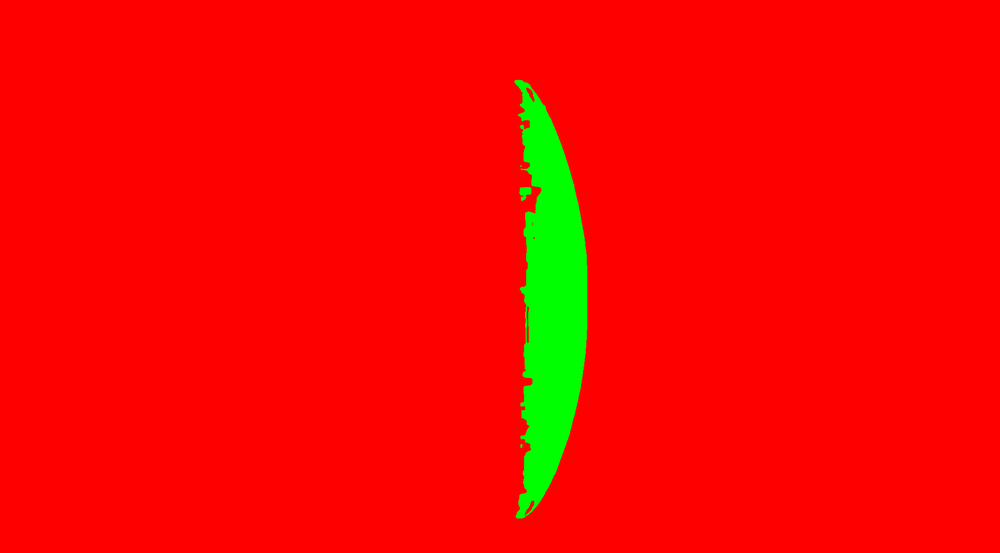
#> input picture shock_detection/tests/pika_large_out.png, 1000 x 553 px, shrunk from 1912 x 1058 before the run
$ python extremities.py
#> lines starting #> are read from the running program, lines starting #| are printed output that depends on the picture; after the words box and inside, x2 and y2 are one past the last pixel; in counts of white or black regions, pixels touching at a corner belong together
import cv2
import numpy as np
import matplotlib.pyplot as plt
from scipy.interpolate import splev, splprep, interp1d


def makeDyPositive(x,y):
    newx,newy =[x[0]],[y[0]]
    yval = y[0]
    for i in range(0,len(y)):
        # look for duplicate y vals
        if y[i] > yval:
            newy.append(y[i])
            newx.append(x[i])
            yval = y[i]
    return np.array(newx),np.array(newy)

def getEdge(mask,flowDirection):
    ### Get shield contour
    contours, hierarchy= cv2.findContours(mask.astype(np.uint8), cv2.RETR_EXTERNAL, cv2.CHAIN_APPROX_SIMPLE)
    cShield = max(contours, key=cv2.contourArea)

    ### Calculate contour centroid
    M = cv2.moments(cShield)
    cX = int(M["m10"] / M["m00"])
    cY = int(M["m01"] / M["m00"])
    centroid = (cX,cY)

    ### Bounding box
    (xb,yb,wb,dy) = cv2.boundingRect(cShield)
    c = np.vstack(cShield).squeeze()

    ### Contour params
    xi = c[:,0]
    yi = c[:,1]
    R_px = dy/2.
    yc  = (yi.max()+yi.min())/2.

    ### Get leading edge from contour
    if flowDirection == 'left':
        imin = yi.argmax()
        okay = range(imin,len(yi))
        okay = okay[::-1]
    else:
        imax = yi.argmax()
        okay = np.append([-1],range(0,imax+2))
    x,y = xi[okay],yi[okay]-yc
    x,y = makeDyPositive(x,y)

    return x,y,centroid,yc,R_px

def extremity(img_mask, flowDirection, rnorms=[-.75,-.5,0,.5,0.75]):

    ###### SHIELD ######
    mask_shield = img_mask==1
    mask_bg = img_mask==0
    hasShield = np.sum(mask_shield) > .002*np.sum(mask_bg)

    if hasShield:
        # Get leading edge
        x,y,ShieldCen,ShieldY,ShieldR = getEdge(mask_shield,flowDirection)

        # interpolate desired radial positions
        fShield = interp1d(y, x, kind='linear')
        try:
            xShield = fShield(np.array(rnorms)*ShieldR)
        except:
            xShield = np.empty(5)
        yShield = np.array(rnorms)*ShieldR
    else:
        x,y,ShieldCen,ShieldY,ShieldR = [None],[None],(None,None),None,None
        xShield,yShield = np.empty(5),np.empty(5)

    ###### SHOCK ######
    mask_shock = img_mask==2
    hasShock = np.sum(mask_shock)> .002*np.sum(mask_bg)

    if hasShock and hasShield:
        # Remove any trailing segments
        if flowDirection == 'right':
            xcutoff= ShieldCen[0] + int(ShieldR/4)
            mask_shock[:,xcutoff:] = 0
        else:
            xcutoff= ShieldCen[0] - int(ShieldR/4)
            mask_shock[:,:xcutoff] = 0

        # Get leading edge
        xs,ys,ShockCen,ShockY,ShockR = getEdge(mask_shock,flowDirection)

        # interpolate desired radial positions
        fShock = interp1d(ys, xs, kind='linear')
        xShock,yShock =[],[]
        for i in range(0,len(rnorms)):
            # check if shock-standoff can be measured
            if abs(rnorms[i])*ShockR < ShieldR:
                try:
                    xShock.append( fShock(rnorms[i]*ShieldR) )
                    yShock.append(rnorms[i]*ShieldR)
                except:
                    xShock.append(None)
                    yShock.append(None)
            else:
                xShock.append(None)
                yShock.append(None)
    else:
        xs,ys,ShockCen,ShockY,ShockR = [None],[None],(None,None),None,None
        xShock,yShock = np.empty(5),np.empty(5)

    return [x,y, xShield, yShield, ShieldY, ShieldR], [xs,ys, xShock, yShock, ShockY, ShockR]

### Convert integer segmentation to colored RGB image
def get_colored_segmentation_image(seg_arr, n_classes, colors=[(0,0,255),(0,255,0),(255,0,0)]):
    output_height = seg_arr.shape[0]
    output_width = seg_arr.shape[1]

    seg_img = np.zeros((output_height, output_width, 3))

    for c in range(n_classes):
        seg_arr_c = seg_arr[:, :] == c
        seg_img[:, :, 0] += ((seg_arr_c)*(colors[c][0])).astype('uint8')
        seg_img[:, :, 1] += ((seg_arr_c)*(colors[c][1])).astype('uint8')
        seg_img[:, :, 2] += ((seg_arr_c)*(colors[c][2])).astype('uint8')
    return seg_img

### Convert colored RGB image to integer segmentation
def get_segmentation_from_colored_image(path):
#> called with path = 'shock_detection/tests/pika_large_out.png'
    seg_arr = cv2.imread(path,1)
#> seg_arr is the input picture: shape (553, 1000, 3); mean B, G, R 0, 9, 246
    output_height = seg_arr.shape[0]
#> output_height = 553
    output_width = seg_arr.shape[1]
#> output_width = 1000

    seg_img = np.zeros((output_height, output_width))
    seg_img[:, :] += seg_arr[:,:,1] > 0
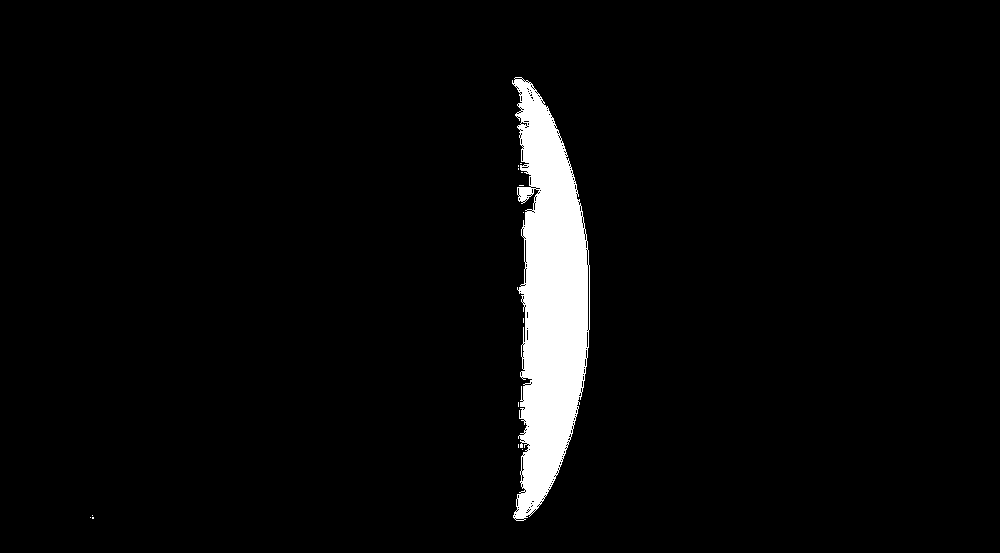
#> seg_img: shape (553, 1000) float64; values 0 (black) and 1 (white), 3.9% white; 14 white regions (13 under 20 px), largest, box (x1, y1, x2, y2) and area: (512, 77, 590, 521) 21534
    seg_img[:, :] += 2*(seg_arr[:,:,0] > 0)
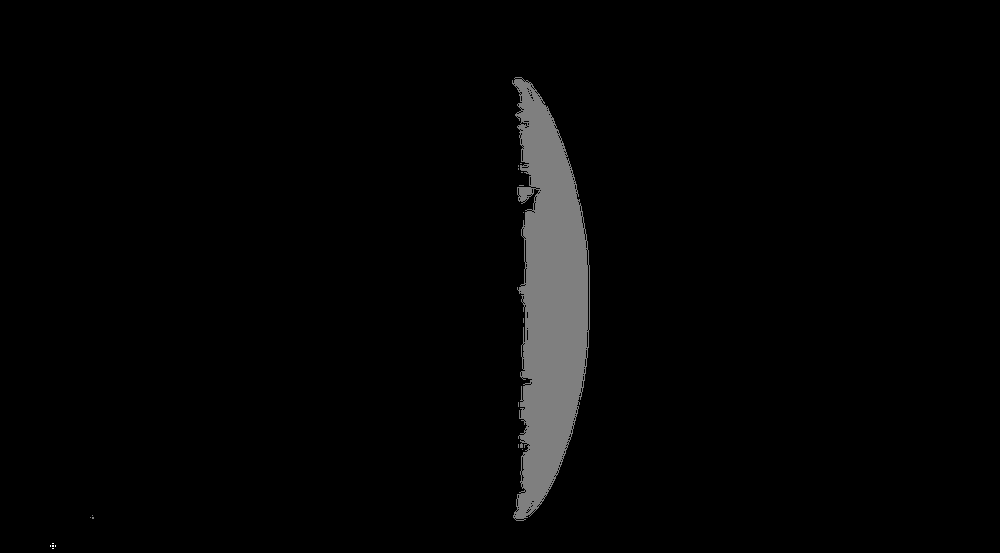
#> seg_img: shape (553, 1000) float64; under 0.01% of pixels changed, all inside (x1, y1, x2, y2) = (50, 543, 56, 549); drawn with min black and max white
    return seg_img

if __name__ == "__main__":
##    img_mask = get_segmentation_from_colored_image('shock_detection/tests/frame_0012_out.png')
##    img = cv2.imread('shock_detection/tests/frame_0012.png')
##    flowDirection = "right"

    img_mask = get_segmentation_from_colored_image('shock_detection/tests/pika_large_out.png')
    img = cv2.imread('frames/sample12.png')
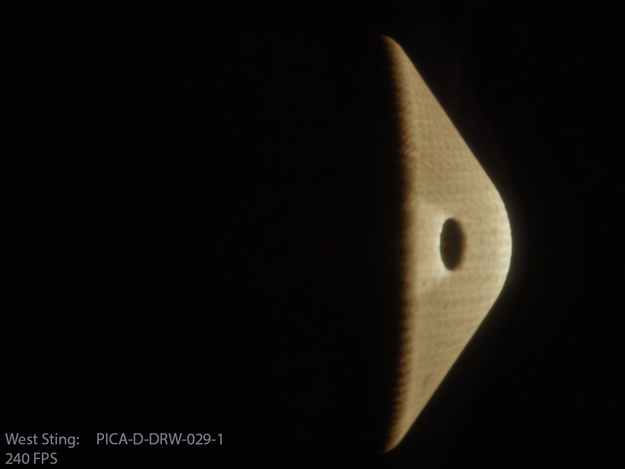
#> input picture sample12.png, 625 x 469 px, shrunk from 1195 x 896 before the run, found by its file name
#> img is the input picture: shape (469, 625, 3); mean B, G, R 11.5, 15, 17.5
    flowDirection = "left"
    a,b= extremity(img_mask, flowDirection)
#> in extremity, `mask_bg = img_mask==0`: mask_bg: shape (553, 1000) bool; 96.1% white; 19 black regions (18 under 20 px)
#> in extremity, `hasShield = np.sum(mask_shield) > .002*np.sum(mask_bg)`: hasShield = True
#> in getEdge, `contours, hierarchy= cv2.findContours(mask.astype(np.uint8), cv2.RETR_..`: contours = 14 contours, 13 with area under 20; largest, box (x1, y1, x2, y2) and area: (512, 77, 590, 521) 21600
#> in getEdge, `cShield = max(contours, key=cv2.contourArea)`: cShield = contour of 569 points, box (x1, y1, x2, y2) (512, 77, 590, 521), area 21600
#> in getEdge, `M = cv2.moments(cShield)`: M = moments, m00 21600, centre m10/m00, m01/m00 = (549.7, 300.3)
#> in getEdge, `cX = int(M["m10"] / M["m00"])`: cX = 549
#> in getEdge, `cY = int(M["m01"] / M["m00"])`: cY = 300
#> in getEdge, `centroid = (cX,cY)`: centroid = (549, 300)
#> in getEdge, `(xb,yb,wb,dy) = cv2.boundingRect(cShield)`: xb = 512; yb = 77; wb = 78; dy = 444
#> in getEdge, `c = np.vstack(cShield).squeeze()`: c = 569 pairs, first value 512 to 589, second value 77 to 520
#> in getEdge, `xi = c[:,0]`: xi = 569 values, max 589 at index 444, min 512 at index 6, mean 539.4
#> in getEdge, `yi = c[:,1]`: yi = 569 values, max 520 at index 327, min 77 at index 0, mean 299
#> in getEdge, `R_px = dy/2.`: R_px = 222
#> in getEdge, `yc  = (yi.max()+yi.min())/2.`: yc = 298.5
#> in getEdge, `imin = yi.argmax()`: imin = 327
#> in getEdge, `x,y = xi[okay],yi[okay]-yc`: x = 242 values, max 589 at index 123, min 516 at index 241, mean 561.8; y = 242 values, max 221.5 at index 240, min -221.5 at index 0, mean -1.74
#> in makeDyPositive, `newx,newy =[x[0]],[y[0]]`: newx = [521]; newy = [-221.5]
#> in makeDyPositive, `yval = y[0]`: yval = -221.5
#> the loop in makeDyPositive, `for i in range(0,len(y)):` made 242 passes
#> yval on passes 2, 5, 7, 8, 9, 10, 11, 12, 13, 14, 15, 16: -217.5, -216.5, -214.5, -213.5, -212.5, -211.5, -208.5, -207.5, -204.5, -203.5, -201.5, -200.5
#> after the loop in makeDyPositive, `for i in range(0,len(y)):`: newx = 204 values, max 589 at index 105, min 521 at index 0, mean 563.1; newy = 204 values from -221.5 to 221.5; yval = 221.5
#> in getEdge, `x,y = makeDyPositive(x,y)`: x has the same summary as newx in makeDyPositive; y = 204 values from -221.5 to 221.5
#> in extremity, `x,y,ShieldCen,ShieldY,ShieldR = getEdge(mask_shield,flowDirection)`: x has the same summary as newx in makeDyPositive; ShieldCen = (549, 300); ShieldY = 298.5; ShieldR = 222
#> in extremity, `xShield = fShield(np.array(rnorms)*ShieldR)`: xShield = [558, 576, 589, 577, 560]
#> in extremity, `yShield = np.array(rnorms)*ShieldR`: yShield = [-166.5, -111, 0, 111, 166.5]
#> in extremity, `mask_shock = img_mask==2`:
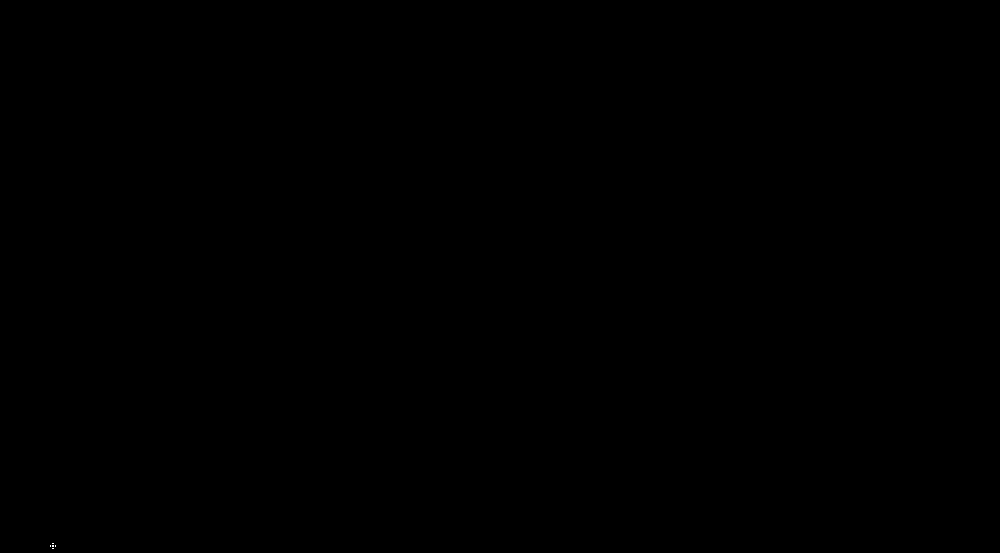
#> mask_shock: shape (553, 1000) bool; 0% white in thin lines or dots, all inside (x1, y1, x2, y2) = (50, 543, 56, 549)
#> in extremity, `hasShock = np.sum(mask_shock)> .002*np.sum(mask_bg)`: hasShock = False
#> a = 6 items; b = 6 items
